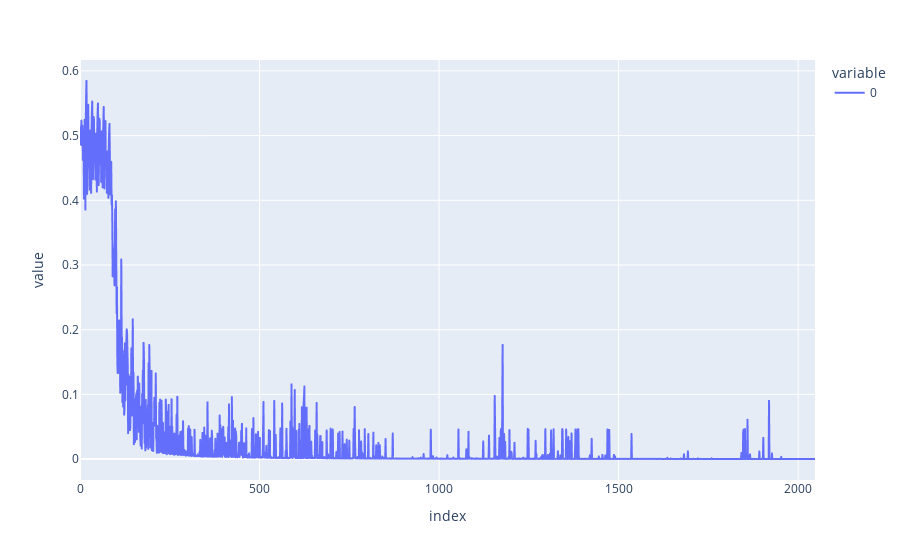

Notebook code for this chart:
### Code cell
px.line(cls_losses)

### Figure 1 — Plotly figure (JSON) as saved in the notebook; plotly's stock layout.template omitted (floating-point values rounded to 4 significant figures; data arrays with more than 128 entries replaced by an {"elided": "..."} marker saying what was removed)
{"data": [{"hovertemplate": "variable=0<br>index=%{x}<br>value=%{y}<extra></extra>", "legendgroup": "0", "line": {"color": "#636efa", "dash": "solid"}, "marker": {"symbol": "circle"}, "mode": "lines", "name": "0", "showlegend": true, "type": "scattergl", "x": {"elided": "2048 int values"}, "xaxis": "x", "y": {"elided": "2048 float values"}, "yaxis": "y"}], "layout": {"legend": {"title": {"text": "variable"}, "tracegroupgap": 0}, "margin": {"t": 60}, "xaxis": {"anchor": "y", "domain": [0, 1], "title": {"text": "index"}}, "yaxis": {"anchor": "x", "domain": [0, 1], "title": {"text": "value"}}}}
